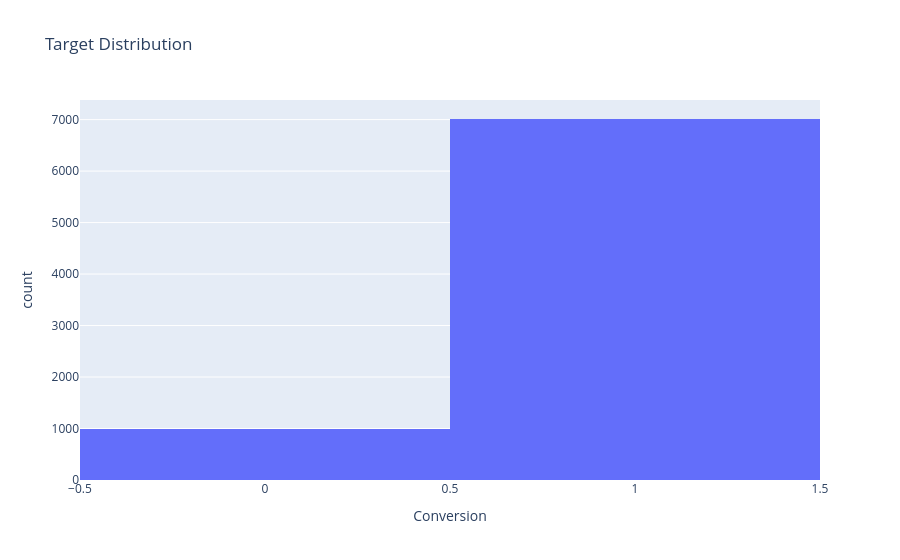

Notebook source saved alongside this figure:
### Code cell
fig = px.histogram(df, x="Conversion", title="Target Distribution")
fig.show()

print("Conversion Rate:", df['Conversion'].mean())

### Figure 1 — Plotly figure (JSON) as saved in the notebook; plotly's stock layout.template omitted (floating-point values rounded to 4 significant figures; data arrays with more than 128 entries replaced by an {"elided": "..."} marker saying what was removed)
{"data": [{"bingroup": "x", "hovertemplate": "Conversion=%{x}<br>count=%{y}<extra></extra>", "legendgroup": "", "marker": {"color": "#636efa", "pattern": {"shape": ""}}, "name": "", "orientation": "v", "showlegend": false, "type": "histogram", "x": {"elided": "8000 int values"}, "xaxis": "x", "yaxis": "y"}], "layout": {"barmode": "relative", "legend": {"tracegroupgap": 0}, "title": {"text": "Target Distribution"}, "xaxis": {"anchor": "y", "domain": [0, 1], "title": {"text": "Conversion"}}, "yaxis": {"anchor": "x", "domain": [0, 1], "title": {"text": "count"}}}}
